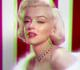

Generate this figure with Python:
from PIL import Image

image = Image.open("merged_channels.jpg")
print("Original size:", image.size)
image.thumbnail((80, 80))
print("Thumbnail size:", image.size)
image.save("avatar.jpg")
print("avatar.jpg")